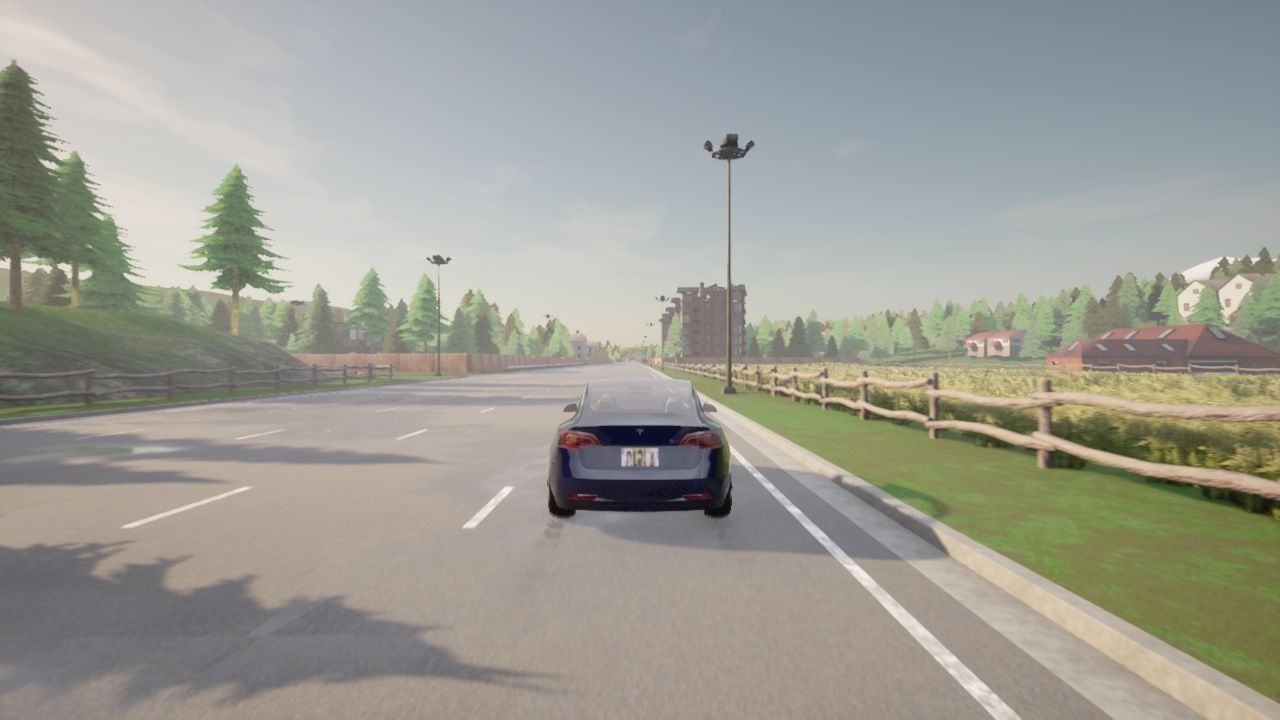
#> input picture experiments/carla_scenarios/camouflaged_20260417_021637/images/tick_000020.jpg, 1280 x 720 px
$ python extract_quad.py --image ../../experiments/carla_scenarios/camouflaged_20260417_021637/images/tick_000020.jpg
#> lines starting #> are read from the running program, lines starting #| are printed output that depends on the picture; after the words box and inside, x2 and y2 are one past the last pixel; in counts of white or black regions, pixels touching at a corner belong together
#> in process, bgr is the input picture: shape (720, 1280, 3); mean B, G, R 148.3, 157.1, 157.3
"""Extract the yellow chroma-key quadrilateral from a CARLA frame.

Given a frame where the leader vehicle wears a solid yellow marker (see
`build_yellow_tga.py`), this script:
  1. Masks the yellow pixels in HSV space.
  2. Finds the largest contour and approximates a 4-corner polygon.
  3. Optionally overlays an arbitrary RGB image (e.g. the trained patch)
     onto the quad via perspective warp.

Outputs per input frame:
    <name>_mask.png       binary yellow mask (debug)
    <name>_quad.json      {"corners": [[x,y], x4]}
    <name>_quad.png       original frame with detected quad drawn in red
    <name>_patched.png    (if --patch given) frame with patch warped onto quad

Usage:
    python src/chroma_key_dataset_generator/extract_quad.py \\
        --image <path-to-frame.png> \\
        [--patch assets/carla_rear_window/rear_window_raw.TGA] \\
        [--out-dir experiments/chroma_key_demo/]
"""
from __future__ import annotations

import argparse
import json
from pathlib import Path

import cv2
import numpy as np


# HSV bounds for "saturated yellow" — tuned to RGB(255, 220, 0). Generous on V
# (brightness) to survive shading/distance; tight on H/S to reject white headlights.
HSV_LOW = np.array([20, 120, 100], dtype=np.uint8)
HSV_HIGH = np.array([35, 255, 255], dtype=np.uint8)

# Marker texture is 512x256 (yellow_marker.TGA) → aspect ratio 2.0 (W:H).
# Perspective foreshortening can shrink one side; we tolerate a band around 2.0
# but reject very elongated quads (grass, road paint catching the HSV range).
MARKER_ASPECT_NOMINAL = 2.0
MARKER_ASPECT_TOL_LOG = 0.6  # accept ratios in [2/e^0.6, 2*e^0.6] ≈ [1.10, 3.64]


def _quad_aspect_ratio(corners: np.ndarray) -> float:
    """Long-side / short-side of the quad's bounding parallelogram.
    Computed from the 4 ordered corners using mean side-length pairs."""
    pts = order_corners(corners)
    top = np.linalg.norm(pts[1] - pts[0])
    bottom = np.linalg.norm(pts[2] - pts[3])
    left = np.linalg.norm(pts[3] - pts[0])
    right = np.linalg.norm(pts[2] - pts[1])
    width = (top + bottom) / 2.0
    height = (left + right) / 2.0
    if min(width, height) < 1e-6:
        return float("inf")
    return max(width, height) / min(width, height)


def _is_convex_quad(corners: np.ndarray) -> bool:
    """All cross products of consecutive edges have the same sign → convex."""
    pts = order_corners(corners)
    signs = []
    for i in range(4):
        a = pts[i]
        b = pts[(i + 1) % 4]
        c = pts[(i + 2) % 4]
        cross = (b[0] - a[0]) * (c[1] - b[1]) - (b[1] - a[1]) * (c[0] - b[0])
        signs.append(cross > 0)
    return all(signs) or not any(signs)


def find_yellow_quad(bgr: np.ndarray):
    """Return (corners[4,2] in pixel coords) or None if no quad found.

    Filters that reject false positives (grass, road paint, distant blobs):
      - contour area < 200 px
      - quad not convex
      - aspect ratio outside ~[1.10, 3.64] (nominal 2.0 ± log-tol 0.6)
    """
    hsv = cv2.cvtColor(bgr, cv2.COLOR_BGR2HSV)
#> hsv: shape (720, 1280, 3); mean H, S, V 56.2, 34.1, 163.7
    mask = cv2.inRange(hsv, HSV_LOW, HSV_HIGH)
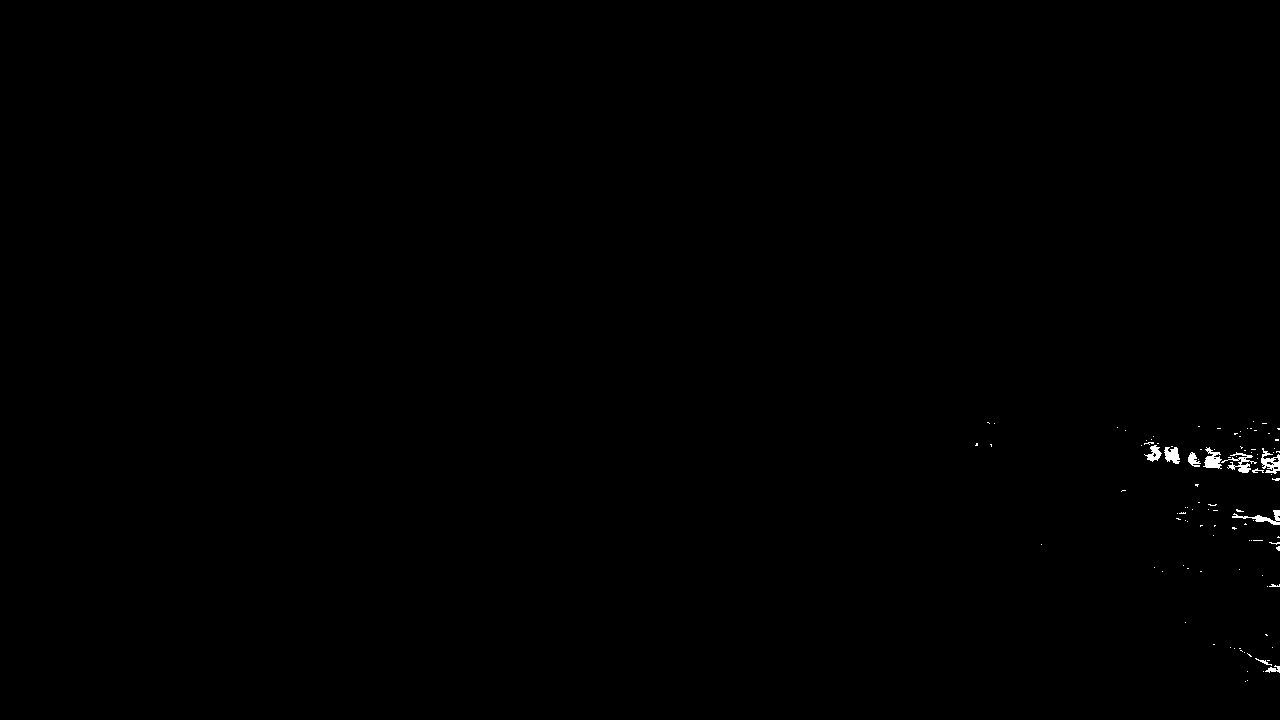
#> mask: shape (720, 1280); 0.2% white; 104 white regions (93 under 20 px), largest, box (x1, y1, x2, y2) and area: (1221, 452, 1257, 473) 253, (1261, 448, 1280, 474) 244, (1203, 447, 1222, 469) 233
    # Clean up speckle
    mask = cv2.morphologyEx(mask, cv2.MORPH_OPEN, np.ones((3, 3), np.uint8))
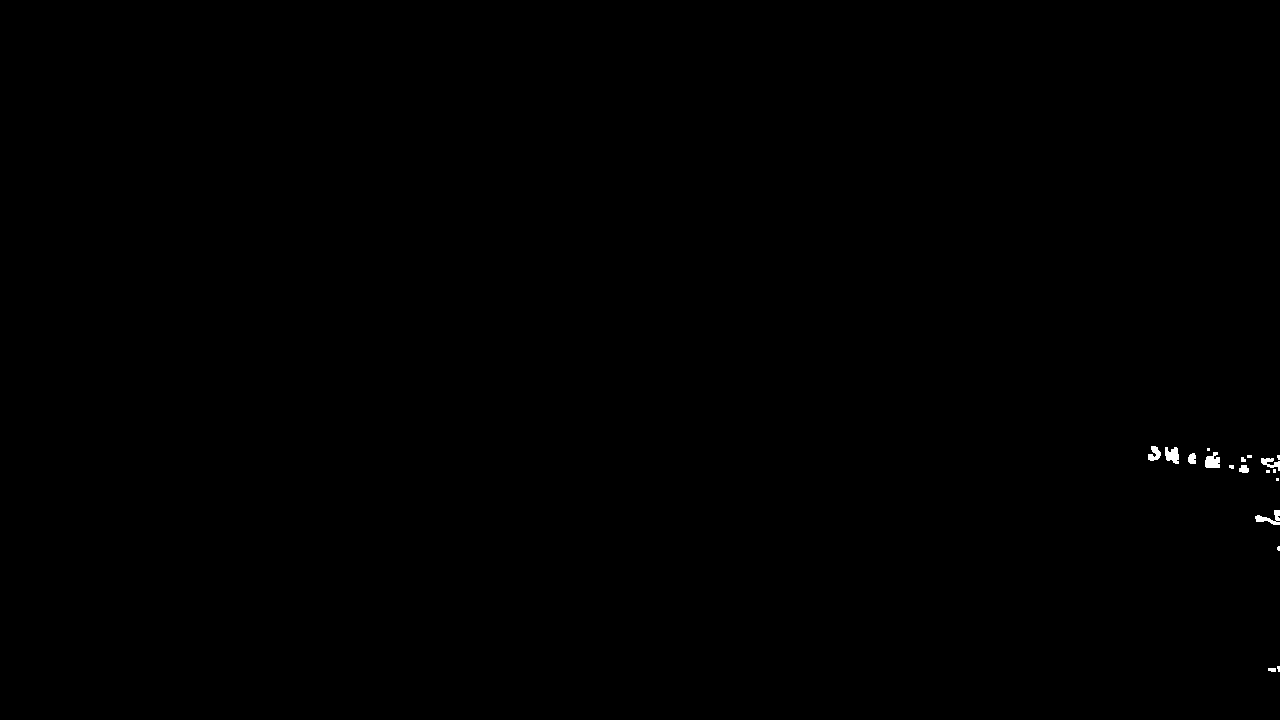
#> mask: shape (720, 1280); 0.12% white; 18 white regions (9 under 20 px), largest, box (x1, y1, x2, y2) and area: (1205, 452, 1220, 468) 180, (1165, 447, 1179, 464) 174, (1255, 510, 1280, 525) 167
    mask = cv2.morphologyEx(mask, cv2.MORPH_CLOSE, np.ones((5, 5), np.uint8))
#> mask: shape (720, 1280); 0.14% white; 11 white regions (4 under 20 px)

    contours, _ = cv2.findContours(mask, cv2.RETR_EXTERNAL, cv2.CHAIN_APPROX_SIMPLE)
#> contours = 11 contours, 4 with area under 20; largest, box (x1, y1, x2, y2) and area: (1148, 446, 1179, 464) 290, (1261, 455, 1280, 473) 204, (1205, 452, 1220, 468) 164, (1255, 510, 1280, 525) 156, (1239, 455, 1252, 473) 90, (1188, 453, 1196, 464) 60, (1268, 666, 1280, 672) 35
    if not contours:
        return None, mask
    # Try contours largest-first; first one that passes shape filters wins.
    contours = sorted(contours, key=cv2.contourArea, reverse=True)
    for cnt in contours:
        if cv2.contourArea(cnt) < 200:
            break  # remaining contours are even smaller — stop
        quad = None
        for eps in (0.02, 0.03, 0.05, 0.08):
            approx = cv2.approxPolyDP(cnt, eps * cv2.arcLength(cnt, True), True)
            if len(approx) == 4:
                quad = approx.reshape(4, 2)
                break
        if quad is None:
            rect = cv2.minAreaRect(cnt)
            quad = cv2.boxPoints(rect).astype(np.int32)
        if not _is_convex_quad(quad):
            continue
        ar = _quad_aspect_ratio(quad)
        if abs(np.log(ar / MARKER_ASPECT_NOMINAL)) > MARKER_ASPECT_TOL_LOG:
            continue
        return quad, mask
#> this loop made 1 pass
#> (top in _quad_aspect_ratio, bottom in _quad_aspect_ratio, left in _quad_aspect_ratio, right in _quad_aspect_ratio) on pass 1: (25.02, 30.27, 13.34, 16.12)
    return None, mask


def order_corners(corners: np.ndarray) -> np.ndarray:
    """Order 4 corners as [top-left, top-right, bottom-right, bottom-left]."""
    c = corners.astype(np.float32)
    s = c.sum(axis=1)
    d = np.diff(c, axis=1).reshape(-1)
    tl = c[np.argmin(s)]
    br = c[np.argmax(s)]
    tr = c[np.argmin(d)]
    bl = c[np.argmax(d)]
    return np.array([tl, tr, br, bl], dtype=np.float32)


# [25 lines left out: functions warp_patch_onto_quad, load_patch_rgba_as_bgr, not called in this run]


def process(image_path: Path, patch_path: Path | None, out_dir: Path):
    bgr = cv2.imread(str(image_path))
    if bgr is None:
        raise SystemExit(f"Could not load image: {image_path}")
    corners, mask = find_yellow_quad(bgr)
#> corners = [[1151, 446], [1148, 459], [1178, 463], [1176, 447]]

    stem = image_path.stem
    out_dir.mkdir(parents=True, exist_ok=True)
    cv2.imwrite(str(out_dir / f"{stem}_mask.png"), mask)

    if corners is None:
        print(f"[!] {image_path.name}: no yellow quad detected")
        return

    # Save corners JSON
    ordered = order_corners(corners)
#> ordered = [[1151, 446], [1176, 447], [1178, 463], [1148, 459]]
    with open(out_dir / f"{stem}_quad.json", "w") as f:
        json.dump({"corners": ordered.tolist(),
                   "image": str(image_path),
                   "shape": list(bgr.shape)}, f, indent=2)

    # Debug overlay
    dbg = bgr.copy()
    pts = ordered.astype(np.int32)
#> pts has the same summary as ordered
    cv2.polylines(dbg, [pts], isClosed=True, color=(0, 0, 255), thickness=3)
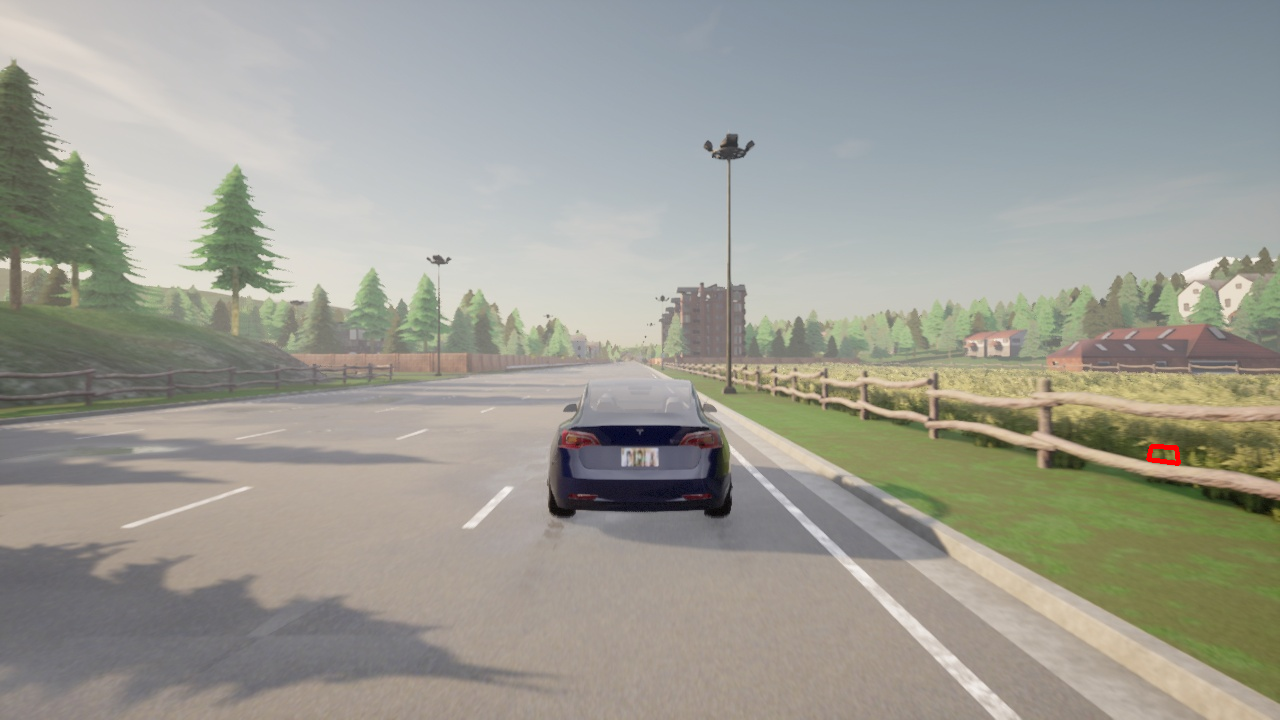
#> dbg: shape (720, 1280, 3); 0.04% of pixels changed, all inside (x1, y1, x2, y2) = (1146, 444, 1181, 466)
    for i, (x, y) in enumerate(ordered.astype(int)):
        cv2.circle(dbg, (x, y), 6, (0, 255, 0), -1)
        cv2.putText(dbg, str(i), (x + 8, y - 8),
                    cv2.FONT_HERSHEY_SIMPLEX, 0.6, (0, 255, 0), 2)
#> this loop made 4 passes
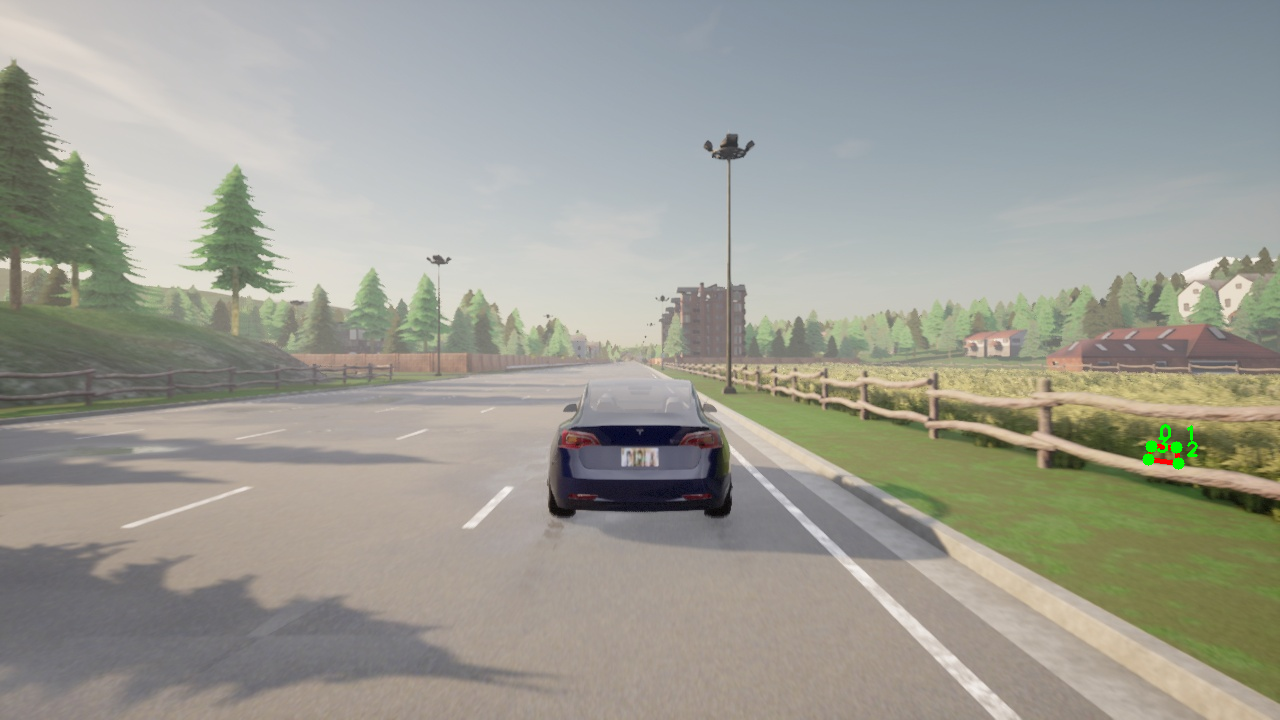
#> dbg: shape (720, 1280, 3); 0.09% of pixels changed, all inside (x1, y1, x2, y2) = (1142, 424, 1198, 470)
    cv2.imwrite(str(out_dir / f"{stem}_quad.png"), dbg)

    print(f"[OK] {image_path.name}: corners {ordered.astype(int).tolist()}")
#| [OK] tick_000020.jpg: corners [[1151, 446], [1176, 447], [1178, 463], [1148, 459]]

    if patch_path is not None:
        patch_bgr = load_patch_rgba_as_bgr(patch_path)
        patched = warp_patch_onto_quad(bgr, patch_bgr, ordered)
        cv2.imwrite(str(out_dir / f"{stem}_patched.png"), patched)
        print(f"     patched -> {stem}_patched.png")


def main():
    p = argparse.ArgumentParser(description=__doc__,
                                formatter_class=argparse.RawDescriptionHelpFormatter)
    p.add_argument("--image", type=Path, required=True,
                   help="Input. Can be: a single file, a directory (recurses on "
                        "*.png/*.jpg/*.jpeg), or a glob pattern.")
    p.add_argument("--patch", type=Path, default=None,
                   help="Optional patch image (PNG/JPG/TGA) to warp onto the detected quad.")
    p.add_argument("--out-dir", type=Path, default=Path("experiments/chroma_key_demo"),
                   help="Where to write debug outputs.")
    p.add_argument("--batch-index", type=Path, default=None,
                   help="If set, skip per-frame debug files and write a single "
                        "JSON index + add 'detected_corners' to each per-frame "
                        "<stem>.json sitting next to the image. Original capture "
                        "metadata is preserved.")
    p.add_argument("--min-area", type=float, default=200.0,
                   help="Minimum contour area to keep a quad (in pixels^2).")
    args = p.parse_args()

    # Resolve --image to a list of files. Three accepted forms:
    #   1) existing file       -> just that one
    #   2) existing directory  -> all *.png/*.jpg/*.jpeg inside (non-recursive)
    #   3) glob pattern        -> resolve via parent.glob
    if args.image.is_file():
        images = [args.image]
    elif args.image.is_dir():
        exts = ("*.png", "*.jpg", "*.jpeg", "*.PNG", "*.JPG", "*.JPEG")
        images = sorted({p for ext in exts for p in args.image.glob(ext)})
    else:
        images = sorted(args.image.parent.glob(args.image.name))

    if not images:
        raise SystemExit(f"No images found at {args.image}")

    if args.batch_index is not None:
        # Compact mode: no per-frame debug files, just one index JSON.
        print(f"Batch indexing {len(images)} image(s) -> {args.batch_index}\n")
        index = {}
        n_ok = 0
        n_no_quad = 0
        n_fail = 0
        for i, img in enumerate(images):
            try:
                bgr = cv2.imread(str(img))
                if bgr is None:
                    n_fail += 1
                    continue
                corners, _ = find_yellow_quad(bgr)
                if corners is None:
                    n_no_quad += 1
                    continue
                ordered = order_corners(corners)
                area = cv2.contourArea(ordered.astype(np.float32))
                if area < args.min_area:
                    n_no_quad += 1
                    continue
                entry = {
                    "corners": ordered.tolist(),
                    "shape": list(bgr.shape),
                    "area": float(area),
                }
                index[img.stem] = entry
                n_ok += 1

                # Always enrich the per-frame JSON with detected_corners
                # alongside the capture metadata. Additive write: original
                # capture fields are preserved untouched.
                sidecar = img.with_suffix(".json")
                if sidecar.exists():
                    try:
                        with open(sidecar) as sf:
                            meta = json.load(sf)
                    except Exception:
                        meta = {}
                    meta["detected_corners"] = {
                        "corners": entry["corners"],
                        "shape": entry["shape"],
                        "area": entry["area"],
                        "source": "extract_quad.py",
                    }
                    with open(sidecar, "w") as sf:
                        json.dump(meta, sf, indent=2)
            except Exception as e:
                print(f"[ERR] {img.name}: {e}")
                n_fail += 1
            if (i + 1) % 200 == 0:
                print(f"  ... {i+1}/{len(images)}  ok={n_ok}  no_quad={n_no_quad}",
                      flush=True)
        args.batch_index.parent.mkdir(parents=True, exist_ok=True)
        with open(args.batch_index, "w") as f:
            json.dump(index, f)
        print(f"\nDone. ok={n_ok}  no_quad={n_no_quad}  failed={n_fail}  "
              f"-> {args.batch_index}")
    else:
        print(f"Processing {len(images)} image(s) -> {args.out_dir}\n")
        n_ok = 0
        n_fail = 0
        for img in images:
            try:
                process(img, args.patch, args.out_dir)
                n_ok += 1
            except Exception as e:
                print(f"[ERR] {img.name}: {e}")
                n_fail += 1
        print(f"\nDone. ok={n_ok}  failed={n_fail}  out={args.out_dir}")


if __name__ == "__main__":
    main()
